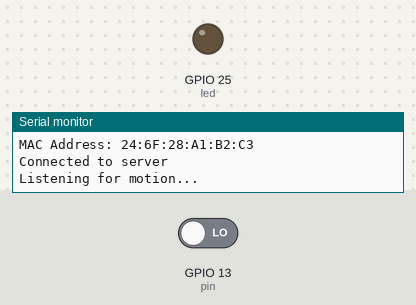
A sketch run on a simulated ESP32. On the bench: output pins drawn as LEDs (lit = HIGH), the last lines printed to the serial monitor. The test bench sets the inputs (shaded band); at power-on: GPIO 13 (pin) LOW. WiFi joins after 1.5 s; servers stay silent unless stated.

Above: at 4.2 s.
4.3 s: GPIO 13 (pin) driven HIGH
At 5.1 s:
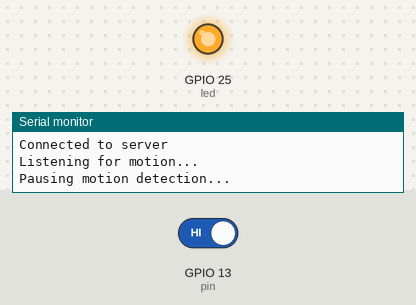
Timing chart, 0 to 7.3 s (numbered marks = the images above; inputs shaded):
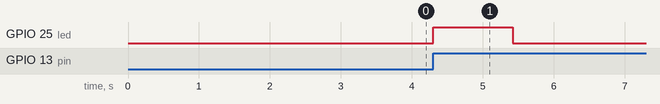

The sketch:

Final.ino
```cpp
#include <WiFi.h>

#define pin 13
#define led 25

boolean connected = false;
boolean flag = true;

const char* ssid = "PLDTHOMEFIBR26212";
const char* password = "PLDTWIFI12OKE";

WiFiServer wifiServer(80);
WiFiClient client;

void setup() {
    Serial.begin(115200);
    delay(1000);

    WiFi.mode(WIFI_AP_STA);
    WiFi.begin(ssid, password);

    while (WiFi.status() != WL_CONNECTED) {
        delay(1000);
        Serial.println("Connecting to WiFi...");
    }

    Serial.println("Connected to the WiFi network");
    Serial.print("IP Address: ");
    Serial.println(WiFi.localIP());
    Serial.print("Subnet Mask: ");
    Serial.println(WiFi.subnetMask());
    Serial.print("Gateway IP: ");
    Serial.println(WiFi.gatewayIP());
    Serial.print("MAC Address: ");
    Serial.println(WiFi.macAddress());
    Serial.println("");

    wifiServer.begin();

    pinMode(pin, INPUT);
    pinMode(led, OUTPUT);
    digitalWrite(led, LOW);
    attachInterrupt(digitalPinToInterrupt(pin), handleInterrupt, RISING);
}

void loop() {
    if (!client.connected()) {
        if (client.connect("ccscloud.dlsu.edu.ph", 20257)) {
            Serial.println("Connected to server");
            connected = true;
        } else {
            Serial.println("Connection to server failed");
            delay(1000); // Wait before retrying
        }
    }

    if (client.connected()) {
        if (!flag) {
            client.print("Motion detected!");
            delay(10);
        }
    } else {
        connected = false;
    }

    if (flag) {
        Serial.println("Listening for motion...");
        delay(2000);
    } else{
        digitalWrite(led, LOW);
        delay(6000);
        flag = true;
        Serial.println("Motion detection resumed.");
    }
}

void handleInterrupt() {
    if (flag) {
        digitalWrite(led, HIGH);
        flag = false;
        Serial.println("Pausing motion detection...");
    }
}
```

Measured:
- after the input at 4.3 s, GPIO 25 (led): LOW → HIGH at once, → LOW 1.1 s later
